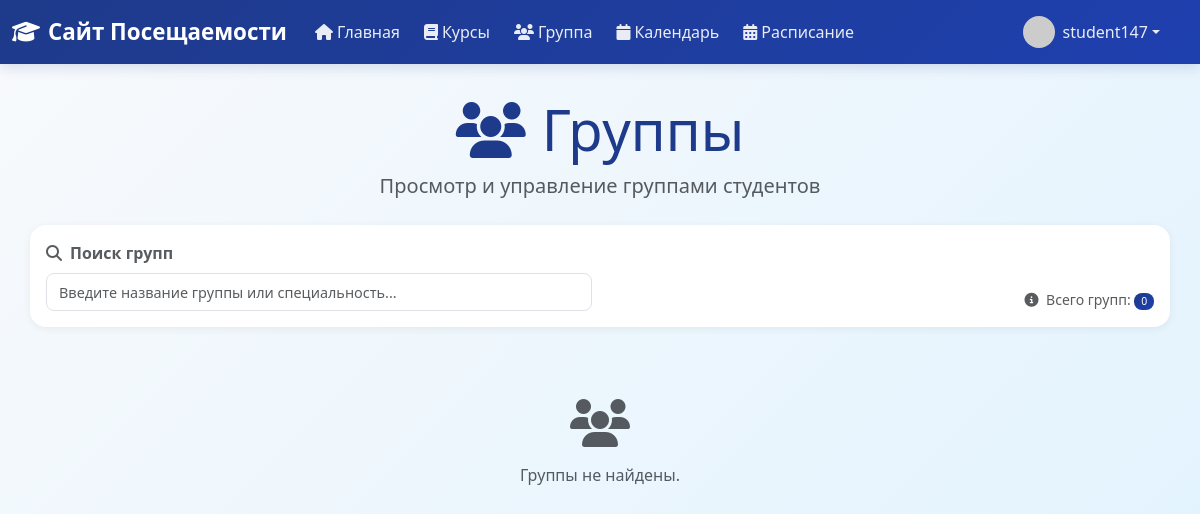
/group (signed in), run on an earlier commit of the app's database.
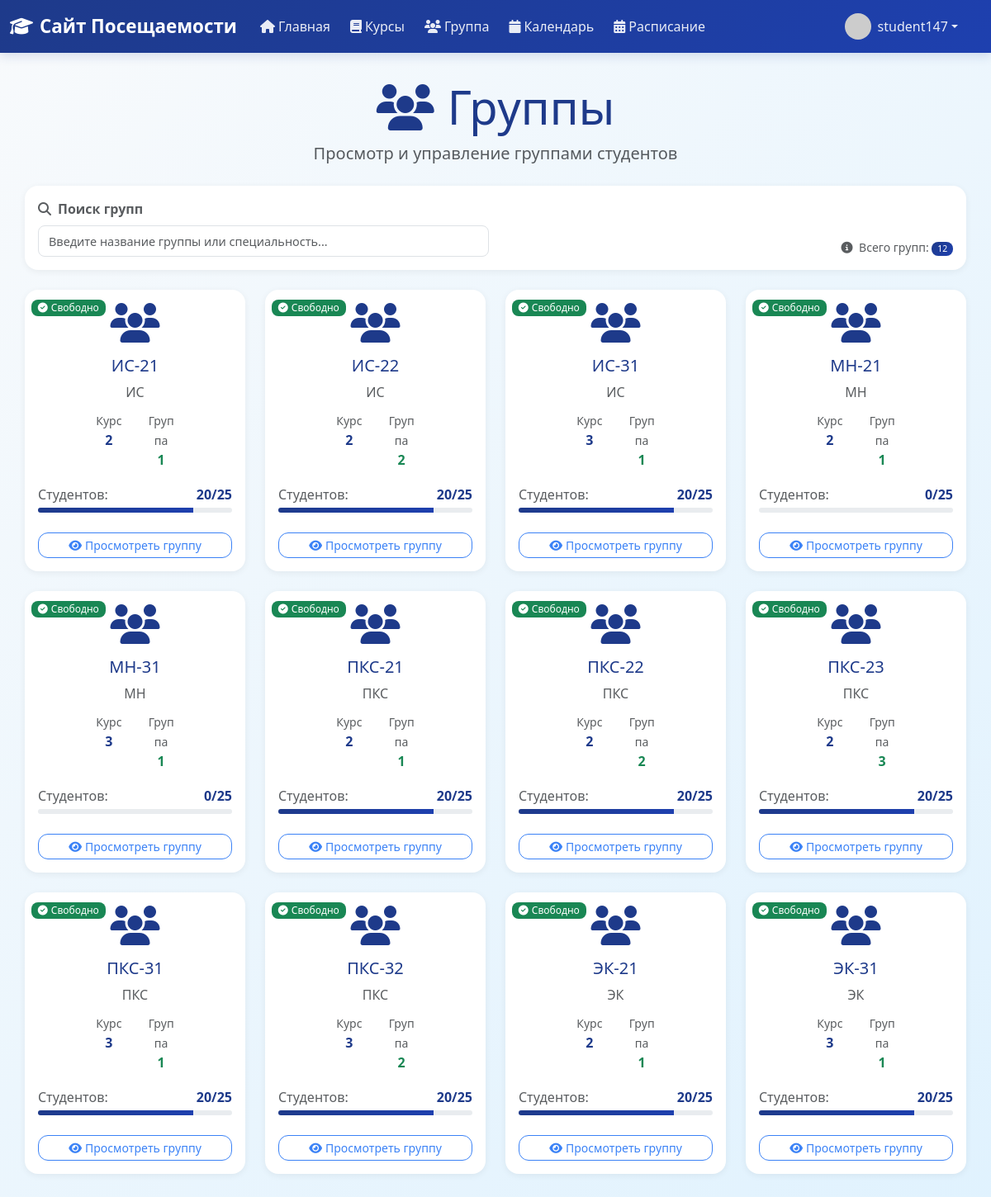
And on a later commit of the database.
### app/models.py (models this page shows, shortened)
class Group(db.Model):
    id: so.Mapped[int] = so.mapped_column(primary_key=True)
    name: so.Mapped[str] = so.mapped_column(sa.String(20), unique=True, index=True)
    specialty: so.Mapped[str] = so.mapped_column(sa.String(50), nullable=False)
    course_year: so.Mapped[int] = so.mapped_column(sa.Integer, nullable=False)
    group_number: so.Mapped[int] = so.mapped_column(sa.Integer, nullable=False)
    max_students: so.Mapped[int] = so.mapped_column(sa.Integer, default=25)
    created_at: so.Mapped[datetime] = so.mapped_column(default=lambda: datetime.now(timezone.utc))
    students: so.Mapped[List['User']] = so.relationship(
        secondary=student_group_association,
        back_populates='group',
        collection_class=list
    )
    @property
    def current_students_count(self) -> int:
        return len(self.students)
    @property
    def is_full(self) -> bool:
        return self.current_students_count >= self.max_students

### app/routes.py (the view, shortened to what this page needs)
@app.route('/group')
@login_required
def group():
    page = request.args.get('page', 1, type=int)
    search = request.args.get('search', '')
    groups_query = sa.select(Group)
    groups_query = groups_query.order_by(Group.name)
    groups = db.session.execute(groups_query).scalars().unique().all()
    per_page = 16
    total_groups = len(groups)
    total_pages = (total_groups + per_page - 1) // per_page
    if page < 1:
        page = 1
    elif page > total_pages and total_pages > 0:
        page = total_pages
    start_idx = (page - 1) * per_page
    end_idx = start_idx + per_page
    groups_page = groups[start_idx:end_idx]
    next_url = url_for('group', page=page + 1, search=search) \
        if page < total_pages else None
    prev_url = url_for('group', page=page - 1, search=search) \
        if page > 1 else None
    return render_template('group.html',
                         title='Группы',
                         groups=groups_page,
                         next_url=next_url,
                         prev_url=prev_url,
                         search=search)

### app/models.py (called while the page is built)
@login.user_loader
def load_user(id: int) -> Optional[User]:
    return db.session.get(User, id)

    def avatar(self, size: int) -> str:
        digest = md5(self.email.lower().encode('utf-8')).hexdigest()
        return f'https://www.gravatar.com/avatar/{digest}?d=identicon&s={size}'

    def is_admin(self) -> bool:
        return self.role == 'admin'

### app/templates/group.html (shortened to what the changed rows need)
{% extends "base.html" %}
{% block content %}
<div class="container">
    <div class="text-center mb-4">
        <h1 class="display-4 text-primary">
            <i class="fas fa-users me-3"></i>Группы
        </h1>
    </div>
    <div class="card border-0 shadow-sm mb-4">
        <div class="card-body py-3">
            <div class="row g-3 align-items-end">
                <div class="col-md-6">
                    <div class="d-flex justify-content-end">
                        <div class="text-muted">
                            <small>
                                <i class="fas fa-info-circle me-1"></i>
                                Всего групп: <span class="badge bg-primary">{{ groups|length }}</span>
                            </small>
                        </div>
                    </div>
                </div>
            </div>
        </div>
    </div>
    <div id="groupsContainer">
        {% if groups %}
            <div class="row groups-container">
                {% for group in groups %}
                    <div class="col-md-6 col-lg-4 col-xl-3 mb-4" data-group-id="{{ group.id }}">
                        <div class="card h-100 border-0 shadow-sm group-card position-relative">
                            <div class="position-absolute top-0 start-0 m-2">
                                {% if group.is_full %}
                                    <span class="badge bg-danger">
                                        <i class="fas fa-exclamation-triangle me-1"></i>Полная
                                    </span>
                                {% else %}
                                    <span class="badge bg-success">
                                        <i class="fas fa-check-circle me-1"></i>Свободно
                                    </span>
                                {% endif %}
                            </div>
                            <div class="card-body text-center">
                                <div class="mb-3">
                                    <i class="fas fa-users fa-3x text-primary"></i>
                                </div>
                                <h5 class="card-title text-primary">{{ group.name }}</h5>
                                <p class="card-text text-muted">{{ group.specialty }}</p>
                                <div class="group-info mb-3">
                                    <div class="row text-center">
                                        <div class="col-6">
                                            <small class="text-muted">Курс</small>
                                            <div class="fw-bold text-primary">{{ group.course_year }}</div>
                                        </div>
                                        <div class="col-6">
                                            <small class="text-muted">Группа</small>
                                            <div class="fw-bold text-success">{{ group.group_number }}</div>
                                        </div>
                                    </div>
                                </div>
                                <div class="group-stats mb-3">
                                    <div class="d-flex justify-content-between align-items-center">
                                        <span class="text-muted">Студентов:</span>
                                        <span class="fw-bold text-primary">{{ group.current_students_count }}/{{ group.max_students }}</span>
                                    </div>
                                    <div class="progress mt-1" style="height: 6px;">
                                        <div class="progress-bar bg-primary"
                                             style="width: {{ (group.current_students_count / group.max_students * 100)|round(1) }}%">
                                        </div>
                                    </div>
                                </div>
                                <div class="d-grid gap-2">
                                    <a href="{{ url_for('view_group', group_id=group.id) }}"
                                       class="btn btn-outline-primary btn-sm">
                                        <i class="fas fa-eye me-1"></i>Просмотреть группу
                                    </a>
                                </div>
                            </div>
                        </div>
                    </div>
                {% endfor %}
            </div>
        {% else %}
            <div class="text-center py-5">
                <i class="fas fa-users fa-3x text-muted mb-3"></i>
                <p class="text-muted">Группы не найдены.</p>
            </div>
        {% endif %}
    </div>
</div>
{% endblock %}

What changed in the data, as far as the page shows it:
added Group: shows "Свободно", name "ИС-21", specialty "ИС", course_year "2", group_number "1", current_students_count "20", max_students "25"
added Group: shows "Свободно", name "ИС-22", specialty "ИС", course_year "2", group_number "2", current_students_count "20", max_students "25"
added Group: shows "Свободно", name "ИС-31", specialty "ИС", course_year "3", group_number "1", current_students_count "20", max_students "25"
added Group: shows "Свободно", name "МН-21", specialty "МН", course_year "2", group_number "1", current_students_count "0", max_students "25"
added Group: shows "Свободно", name "МН-31", specialty "МН", course_year "3", group_number "1", current_students_count "0", max_students "25"
added Group: shows "Свободно", name "ПКС-21", specialty "ПКС", course_year "2", group_number "1", current_students_count "20", max_students "25"
added Group: shows "Свободно", name "ПКС-22", specialty "ПКС", course_year "2", group_number "2", current_students_count "20", max_students "25"
added Group: shows "Свободно", name "ПКС-23", specialty "ПКС", course_year "2", group_number "3", current_students_count "20", max_students "25"
added Group: shows "Свободно", name "ПКС-31", specialty "ПКС", course_year "3", group_number "1", current_students_count "20", max_students "25"
added Group: shows "Свободно", name "ПКС-32", specialty "ПКС", course_year "3", group_number "2", current_students_count "20", max_students "25"
added Group: shows "Свободно", name "ЭК-21", specialty "ЭК", course_year "2", group_number "1", current_students_count "20", max_students "25"
added Group: shows "Свободно", name "ЭК-31", specialty "ЭК", course_year "3", group_number "1", current_students_count "20", max_students "25"
Also different on the page:
{{ groups|length }}: "0" → "12"
text no longer shown: "Группы не найдены."
